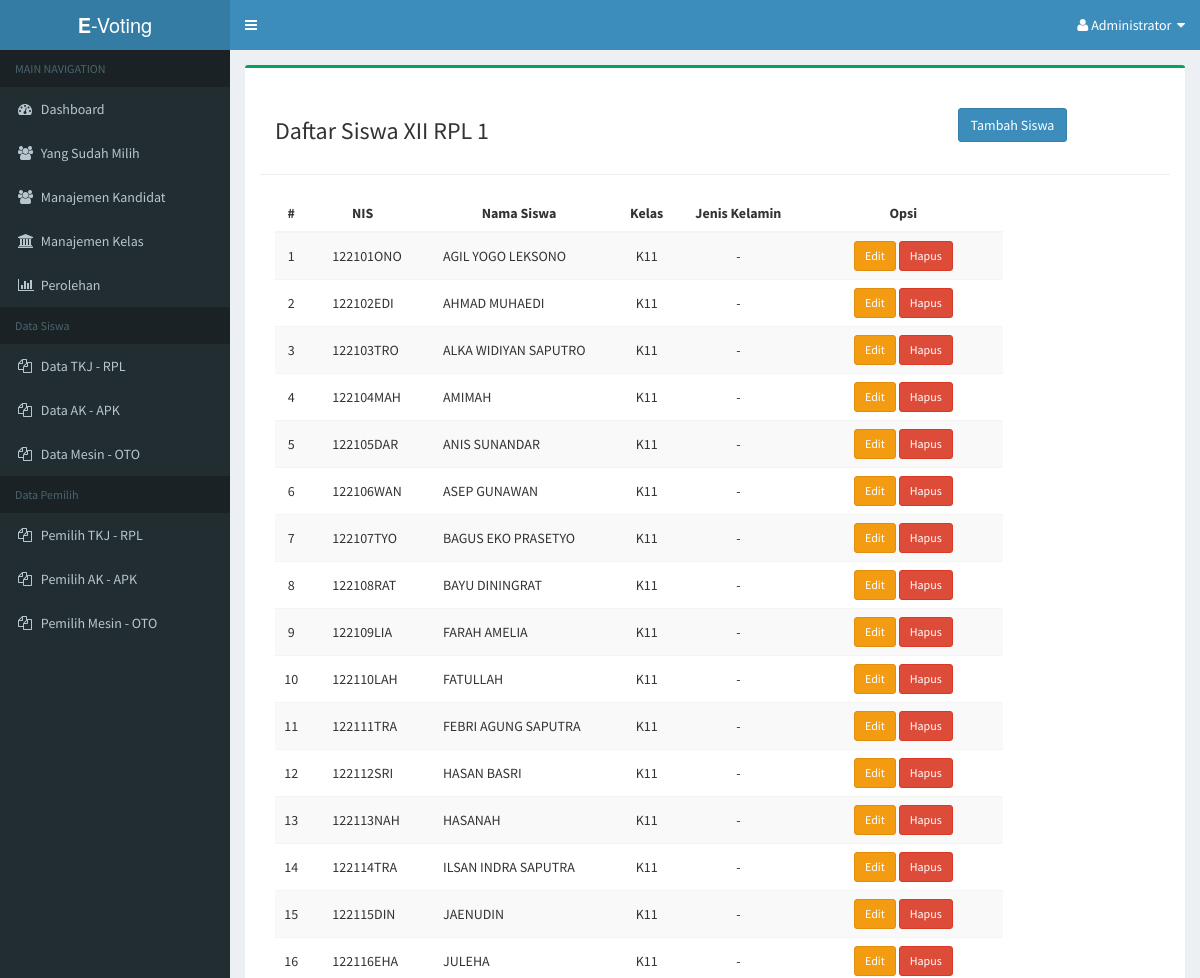
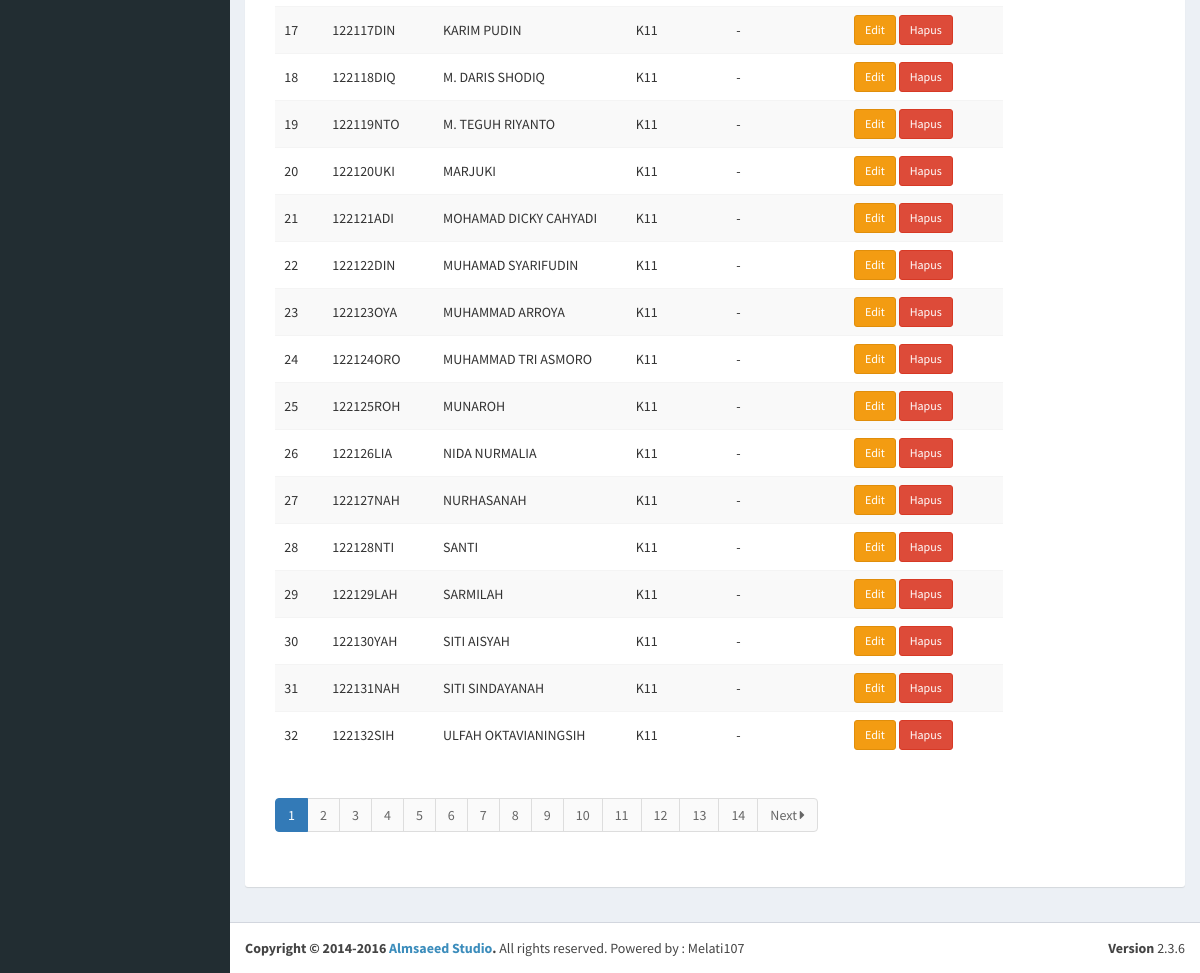
The app's page /admin/dashboard.php?page=XII-RPL-1 (signed in) with its own data (2 pictures, top to bottom).
### tables this page shows
CREATE TABLE IF NOT EXISTS `t_user` (
  `id_user` varchar(10) NOT NULL,
  `fullname` varchar(50) NOT NULL,
  `id_kelas` varchar(3) NOT NULL,
  `jk` enum('L','P') NOT NULL,
  `pemilih` enum('Y','N') NOT NULL DEFAULT 'Y'
);

### admin/siswa-kelas/XII-RPL-1.php (the view, shortened to what this page needs)
<div class="row">
   <div class="col-md-9 col-sm-9">
      <h3>Daftar Siswa XII RPL 1</h3>
   </div>
   <div class="col-md-3 col-sm-3" style="padding-top:10px;">
      <a class="btn btn-primary" href="?page=user&action=tambah">Tambah Siswa</a>
   </div>
   <hr />
   <div class="col-md-10 col-sm-12">
      <table class="table table-striped table-hover">
            <thead>
                  <tr>
                  <th style="text-align:center;">#</th>
                  <th style="text-align:center;">NIS</th>
                  <th style="text-align:center;">Nama Siswa</th>
                  <th style="text-align:center">Kelas</th>
                  <th width="130px" style="text-align:center;">Jenis Kelamin</th>
                  <th width="200px" style="text-align:center;">Opsi</th>
                  </tr>
            </thead>
            <tbody>
                  <?php
                  require('../include/connection.php');
                  if (isset($_GET['hlm'])) {
                              $hlm = $_GET['hlm'];
                              $no  = (100*$hlm) - 99;
                        } else {
                              $hlm = 1;
                              $no  = 1;
                        }
                  $sql = mysqli_query($con, "SELECT * FROM t_user  WHERE id_kelas='K11' ORDER BY fullname ASC ");
                  if (mysqli_num_rows($sql) > 0) {
                  while($data = mysqli_fetch_array($sql)) {
                        ?>
                        <tr>
                        <td style="text-align:center;vertical-align:middle;">
                              <?php echo $no++; ?>
                        </td>
                        <td style="padding-left:25px;vertical-align:middle;">
                              <?php echo $data['id_user']; ?>
                        </td>
                        <td style="padding-left:25px;vertical-align:middle;">
                              <?php echo $data['fullname']; ?>
                        </td>
                        <td style="text-align:center;vertical-align:middle;">
                              <?php echo $data['id_kelas']; ?>
                        </td>
                        <td style="text-align:center;vertical-align:middle;">
                              -
                        </td>
                        <td style="text-align:center;vertical-align:middle;">
                              <a href="?page=user&action=edit&id=<?php echo $data['id_user']; ?>" class="btn btn-warning btn-sm">
                              Edit
                              </a>
                              <a href="?page=user&action=hapus&id=<?php echo $data['id_user']; ?>" onclick="return confirm('Yakin ingin menghapus user ini ?');" class="btn btn-danger btn-sm">
                              Hapus
                              </a>
                        </td>
                        </tr>
                        <?php
                  }
                  } else {
                  echo "<tr>
                              <td colspan='5' style='text-align:center;'><h4>Belum ada data</h4></td>
                        </tr>";
                  }
                  ?>
            </tbody>
      </table>
      <?php
      echo '<ul class="pagination">';
      ?>
      <?php
         $hitung = mysqli_num_rows(mysqli_query($con, "SELECT * FROM t_user"));
         $total  = ceil($hitung / 100);
         for ($i = 1; $i <= $total ; $i++) {
      ?>
            <li <?php if ($hlm != $i) { echo 'class="waves-effect"'; } else { echo 'class="active"'; } ?>>
               <a href="?page=user&hlm=<?php  echo $i; ?>">
                  <?php  echo $i; ?>
               </a>
            </li>
         <?php
         }
         if ($hlm < $total) {
            $next = $hlm + 1;
         ?>
            <li class="waves-effect">
               <a href="?page=user&hlm=<?php  echo $next; ?>">
                  Next <i class='fa fa-caret-right'></i>
               </a>
            </li>
         <?php
         }
      echo '</ul>';
      ?>
      </div>
</div>

### records on screen
t_user: id_user "122101ONO", fullname "AGIL YOGO LEKSONO", id_kelas "K11"
t_user: id_user "122102EDI", fullname "AHMAD MUHAEDI", id_kelas "K11"
t_user: id_user "122103TRO", fullname "ALKA WIDIYAN SAPUTRO", id_kelas "K11"
t_user: id_user "122104MAH", fullname "AMIMAH", id_kelas "K11"
t_user: id_user "122105DAR", fullname "ANIS SUNANDAR", id_kelas "K11"
t_user: id_user "122106WAN", fullname "ASEP GUNAWAN", id_kelas "K11"
t_user: id_user "122107TYO", fullname "BAGUS EKO PRASETYO", id_kelas "K11"
t_user: id_user "122108RAT", fullname "BAYU DININGRAT", id_kelas "K11"
t_user: id_user "122109LIA", fullname "FARAH AMELIA", id_kelas "K11"
t_user: id_user "122110LAH", fullname "FATULLAH", id_kelas "K11"
t_user: id_user "122111TRA", fullname "FEBRI AGUNG SAPUTRA", id_kelas "K11"
t_user: id_user "122112SRI", fullname "HASAN BASRI", id_kelas "K11"
t_user: id_user "122113NAH", fullname "HASANAH", id_kelas "K11"
t_user: id_user "122114TRA", fullname "ILSAN INDRA SAPUTRA", id_kelas "K11"
t_user: id_user "122115DIN", fullname "JAENUDIN", id_kelas "K11"
t_user: id_user "122116EHA", fullname "JULEHA", id_kelas "K11"
t_user: id_user "122117DIN", fullname "KARIM PUDIN", id_kelas "K11"
t_user: id_user "122118DIQ", fullname "M. DARIS SHODIQ", id_kelas "K11"
t_user: id_user "122119NTO", fullname "M. TEGUH RIYANTO", id_kelas "K11"
t_user: id_user "122120UKI", fullname "MARJUKI", id_kelas "K11"
t_user: id_user "122121ADI", fullname "MOHAMAD DICKY CAHYADI", id_kelas "K11"
t_user: id_user "122122DIN", fullname "MUHAMAD SYARIFUDIN", id_kelas "K11"
t_user: id_user "122123OYA", fullname "MUHAMMAD ARROYA", id_kelas "K11"
t_user: id_user "122124ORO", fullname "MUHAMMAD TRI ASMORO", id_kelas "K11"
t_user: id_user "122125ROH", fullname "MUNAROH", id_kelas "K11"
t_user: id_user "122126LIA", fullname "NIDA NURMALIA", id_kelas "K11"
t_user: id_user "122127NAH", fullname "NURHASANAH", id_kelas "K11"
t_user: id_user "122128NTI", fullname "SANTI", id_kelas "K11"
t_user: id_user "122129LAH", fullname "SARMILAH", id_kelas "K11"
t_user: id_user "122130YAH", fullname "SITI AISYAH", id_kelas "K11"
t_user: id_user "122131NAH", fullname "SITI SINDAYANAH", id_kelas "K11"
t_user: id_user "122132SIH", fullname "ULFAH OKTAVIANINGSIH", id_kelas "K11"
